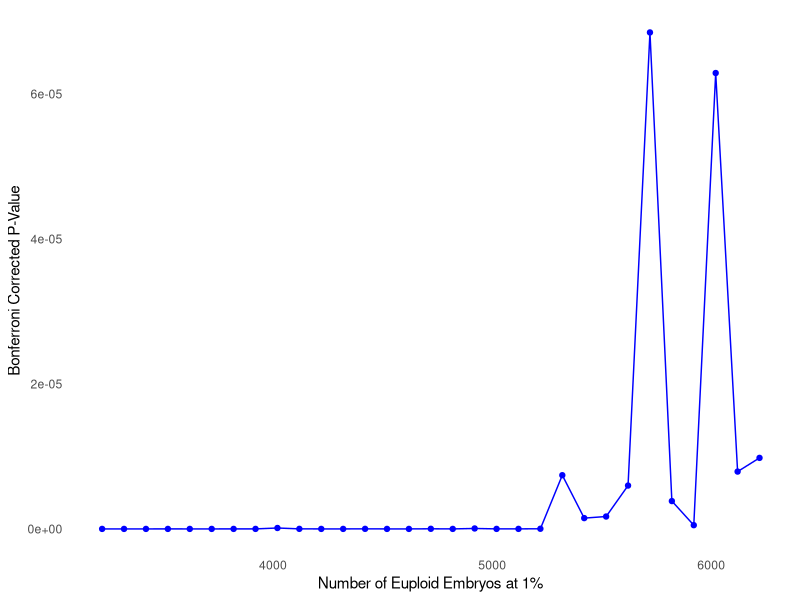

Recreate this plot in R.
# Load required packages
library(ggplot2)
library(dplyr)

# Create the data frame
data <- data.frame(
  PopulationID = 1:31,
  PopulationName = paste("Population", 1:31),
  num_aneuploid_02 = seq(3020, 20, by = -100),
  num_aneuploid_01 = seq(3220, 6220, by = 100),
  Bonferroni_P_Value = c(
    2.18E-12, 3.47E-11, 1.25E-14, 5.46E-10, 2.68E-11, 1.29E-12, 
    7.69E-10, 1.54E-09, 1.26E-07, 7.10E-09, 6.14E-11, 3.84E-10, 
    8.37E-09, 9.39E-12, 2.37E-10, 1.51E-08, 2.77E-10, 6.11E-08, 
    2.77E-09, 4.74E-09, 2.11E-08, 7.41E-06, 1.49E-06, 1.71E-06, 
    5.98E-06, 6.85E-05, 3.84E-06, 5.15E-07, 6.29E-05, 7.91E-06, 
    9.80E-06
  )
)

# Focus on the 1% aneuploidy level
data_filtered <- data %>%
  select(PopulationID, num_aneuploid_01, Bonferroni_P_Value)

# Plot showing p-values for 1% aneuploidy level
ggplot(data_filtered, aes(x = num_aneuploid_01, y = Bonferroni_P_Value)) +
  geom_point(color = "blue") +
  geom_line(color = "blue") +
  labs(
    x = "Number of Euploid Embryos at 1%",
    y = "Bonferroni Corrected P-Value"
  ) +
  theme_minimal() +
  theme(
    panel.grid.major = element_blank(), # Remove major gridlines
    panel.grid.minor = element_blank(), # Remove minor gridlines
    plot.title = element_blank()        # Remove title
  )
